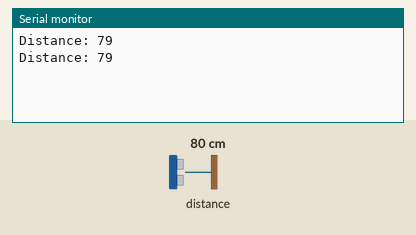
Recording of a sketch running on a simulated ESP8266 (NodeMCU). Shown: the last lines printed to the serial monitor. Wiring (inferred from the names in the program): ultrasonic range finder: trigger D4; echo D3. The test bench sets the inputs (shaded band); at power-on: distance to the obstacle 80 cm. The echo pulse lasts 58.3 µs per cm.

Above: at 2.8 s.
2.9 s: distance to the obstacle set to 2 cm
At 4.9 s:
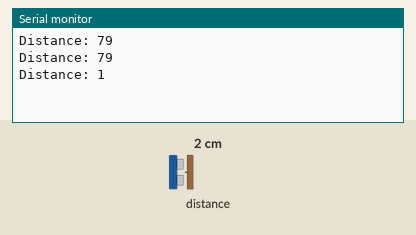
5.6 s: distance to the obstacle set to 4 cm
At 6.5 s:
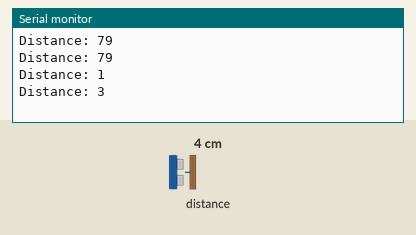
Timing chart, 0 to 8.6 s (numbered marks = the images above; inputs shaded):
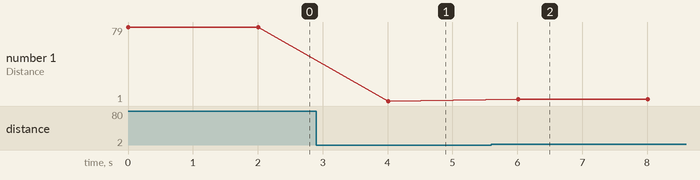

The sketch:

HC-SR04.ino
```cpp
// defines pins numbers

const int trigPin = D4;
const int echoPin = D3;

// defines variables
long duration;
int distance;

void setup() {
  pinMode(trigPin, OUTPUT); // Sets the trigPin as an Output
  pinMode(echoPin, INPUT); // Sets the echoPin as an Input
  Serial.begin(115200); // Starts the serial communication
}

void loop() {

  // Clears the trigPin
  digitalWrite(trigPin, LOW);
  delayMicroseconds(2);

  // Sets the trigPin on HIGH state for 10 micro seconds
  digitalWrite(trigPin, HIGH);
  delayMicroseconds(10);
  digitalWrite(trigPin, LOW);

  // Reads the echoPin, returns the sound wave travel time in microseconds
  duration = pulseIn(echoPin, HIGH);

  // Calculating the distance
  distance = duration * 0.034 / 2;
  // Prints the distance on the Serial Monitor
  Serial.print("Distance: ");
  Serial.println(distance);
  delay(2000);
}
```

Measured:
- after the input at 2.9 s, the serial monitor: prints a new line after 1.1 s (image 1)
- after the input at 5.6 s, the serial monitor: prints a new line after 0.41 s (image 2)
- plotted number 1: 79 → 1 after the input at 2.9 s, 1 → 3 after the input at 5.6 s
